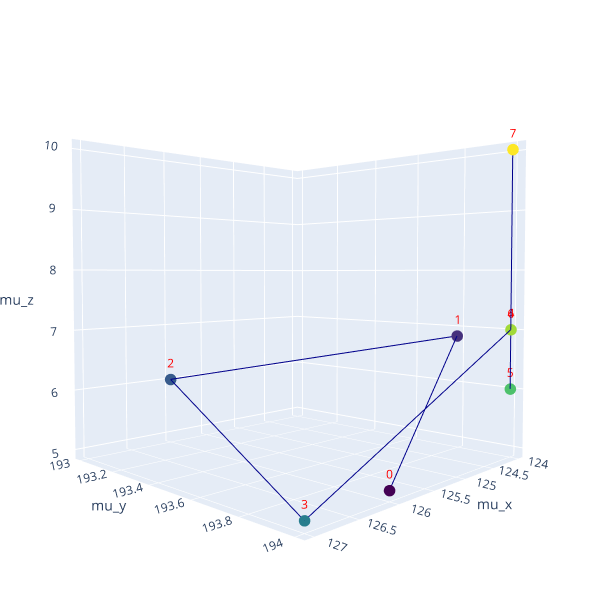

This figure's notebook cell:
### Code cell
plot_track_movement(track_id = 65, dataframe = track_df)

### Figure 1 — Plotly figure (JSON) as saved in the notebook; plotly's stock layout.template omitted (floating-point values rounded to 4 significant figures)
{"data": [{"line": {"color": "darkblue", "width": 2}, "marker": {"color": [0, 1, 2, 3, 4, 5, 6, 7], "colorbar": {"title": {"text": "Frame"}}, "colorscale": [[0, "#440154"], [0.1111, "#482878"], [0.2222, "#3e4989"], [0.3333, "#31688e"], [0.4444, "#26828e"], [0.5556, "#1f9e89"], [0.6667, "#35b779"], [0.7778, "#6ece58"], [0.8889, "#b5de2b"], [1, "#fde725"]], "showscale": false, "size": 4}, "mode": "lines+markers+text", "text": [0, 1, 2, 3, 4, 5, 6, 7], "textfont": {"color": "red"}, "textposition": "top center", "type": "scatter3d", "x": [126, 125, 126, 127, 124, 124, 124, 124], "y": [194, 194, 193, 194, 194, 194, 194, 194], "z": [5, 7, 6, 5, 7, 6, 7, 10]}], "layout": {"height": 600, "margin": {"b": 0, "l": 0, "r": 0, "t": 0}, "scene": {"aspectmode": "auto", "aspectratio": {"x": 1, "y": 1, "z": 1}, "camera": {"center": {"x": 0, "y": 0, "z": 0}, "eye": {"x": 1.63, "y": 1.582, "z": 0.0861}, "projection": {"type": "perspective"}, "up": {"x": 0, "y": 0, "z": 1}}, "xaxis": {"title": {"text": "mu_x"}, "type": "linear"}, "yaxis": {"title": {"text": "mu_y"}, "type": "linear"}, "zaxis": {"title": {"text": "mu_z"}, "type": "linear"}}, "title": {"text": "Movement of Track 65 Over Time"}, "width": 600}}
